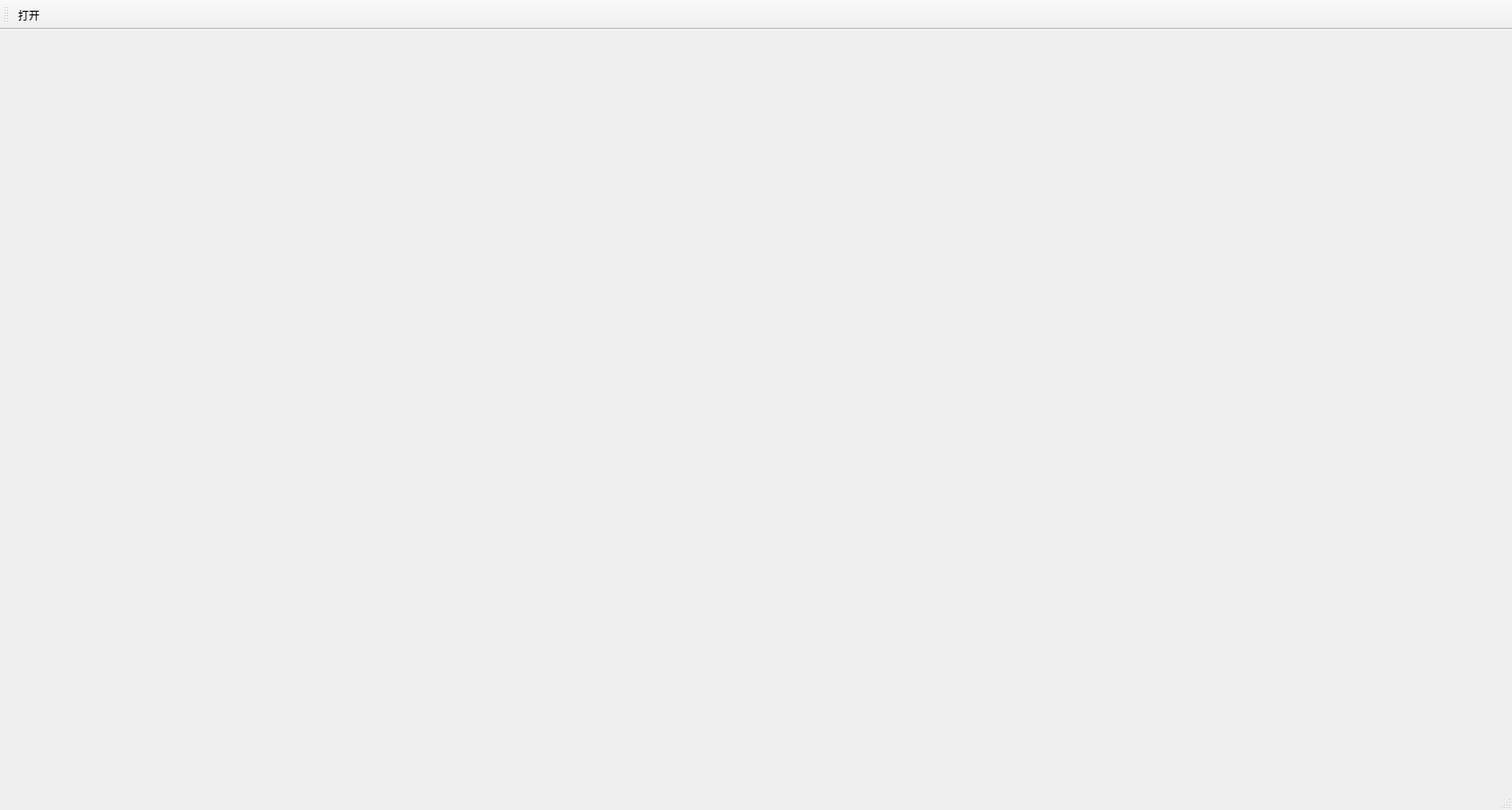
<?xml version="1.0" encoding="UTF-8"?>
<ui version="4.0">
 <class>MainWindow</class>
 <widget class="QMainWindow" name="MainWindow">
  <property name="geometry">
   <rect>
    <x>0</x>
    <y>0</y>
    <width>1680</width>
    <height>900</height>
   </rect>
  </property>
  <property name="windowTitle">
   <string>MainWindow</string>
  </property>
  <widget class="QWidget" name="centralwidget">
   <widget class="QPdfView" name="pdfView" native="true">
    <property name="geometry">
     <rect>
      <x>20</x>
      <y>10</y>
      <width>1400</width>
      <height>800</height>
     </rect>
    </property>
   </widget>
  </widget>
  <widget class="QMenuBar" name="menubar">
   <property name="geometry">
    <rect>
     <x>0</x>
     <y>0</y>
     <width>1680</width>
     <height>21</height>
    </rect>
   </property>
  </widget>
  <widget class="QStatusBar" name="statusbar"/>
  <widget class="QToolBar" name="toolBar">
   <property name="windowTitle">
    <string>toolBar</string>
   </property>
   <attribute name="toolBarArea">
    <enum>TopToolBarArea</enum>
   </attribute>
   <attribute name="toolBarBreak">
    <bool>false</bool>
   </attribute>
   <addaction name="actionOpen"/>
  </widget>
  <action name="actionOpen">
   <property name="icon">
    <iconset resource="mainwindow.qrc">
     <normaloff>:/images/open.png</normaloff>:/images/open.png</iconset>
   </property>
   <property name="text">
    <string>打开</string>
   </property>
  </action>
 </widget>
 <customwidgets>
  <customwidget>
   <class>QPdfView</class>
   <extends>QWidget</extends>
   <header location="global">qpdfview.h</header>
   <container>1</container>
  </customwidget>
 </customwidgets>
 <resources>
  <include location="mainwindow.qrc"/>
 </resources>
 <connections/>
</ui>
